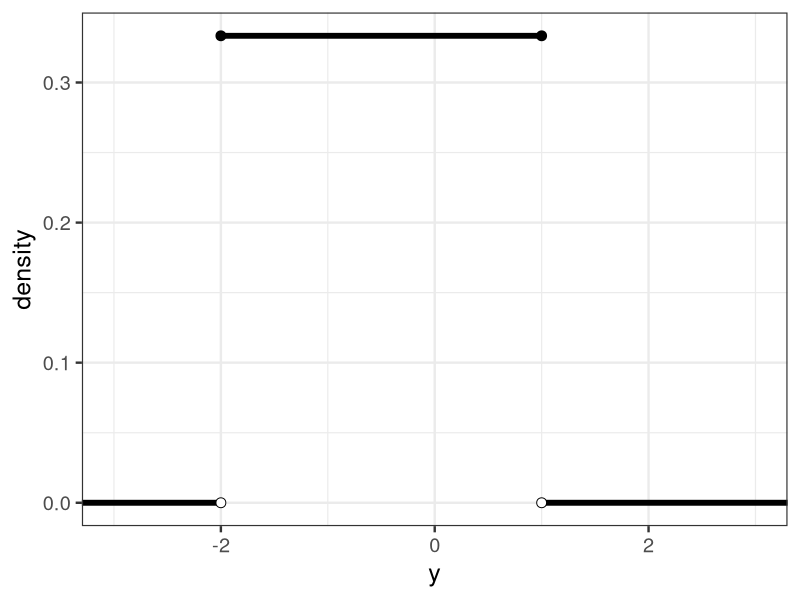

Here is the R script that generated this plot:
library(ggplot2)

d <- data.frame(X=c(-Inf,-2,1), Xend=c(-2,1,Inf), Y=c(0,1/3,0), Yend=c(0,1/3,0))

p <- ggplot() +
  theme_bw(base_size=18) +
  geom_segment(data=d, aes(x=X, y=Y, xend=Xend, yend=Yend), size=2) +
  geom_point(data=data.frame(X=c(-2,1), Y=c(0,0)), aes(X,Y), size=3, shape=21, fill='white') +
  geom_point(data=data.frame(X=c(-2,1), Y=c(1/3,1/3)), aes(X,Y), size=3, shape=21, fill='black') +
  labs(x='y', y='density') + xlim(-3,3)
ggsave(file='output/fig6-1.png', plot=p, dpi=300, w=4, h=3)
